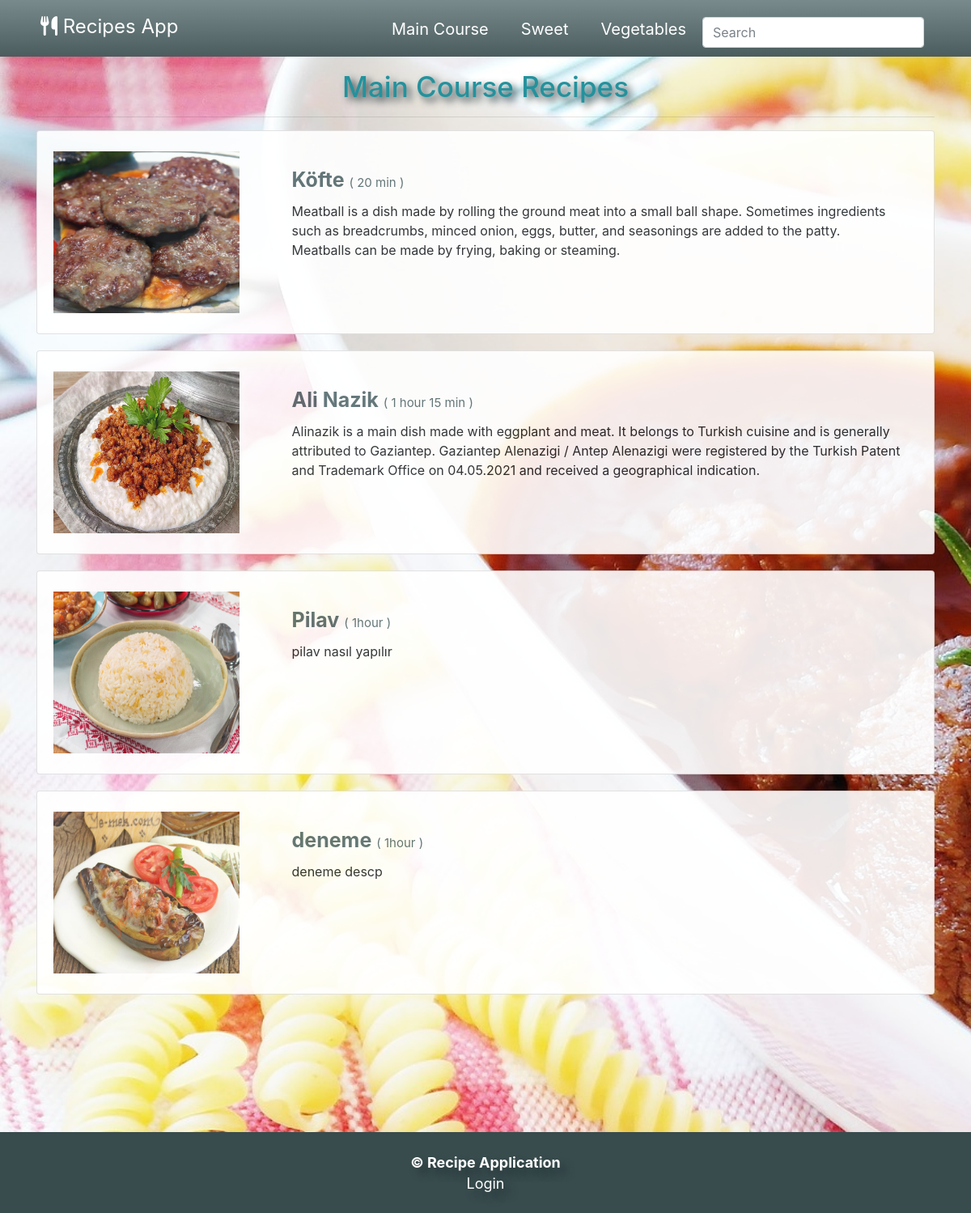
The app's page /maincourse, older data.
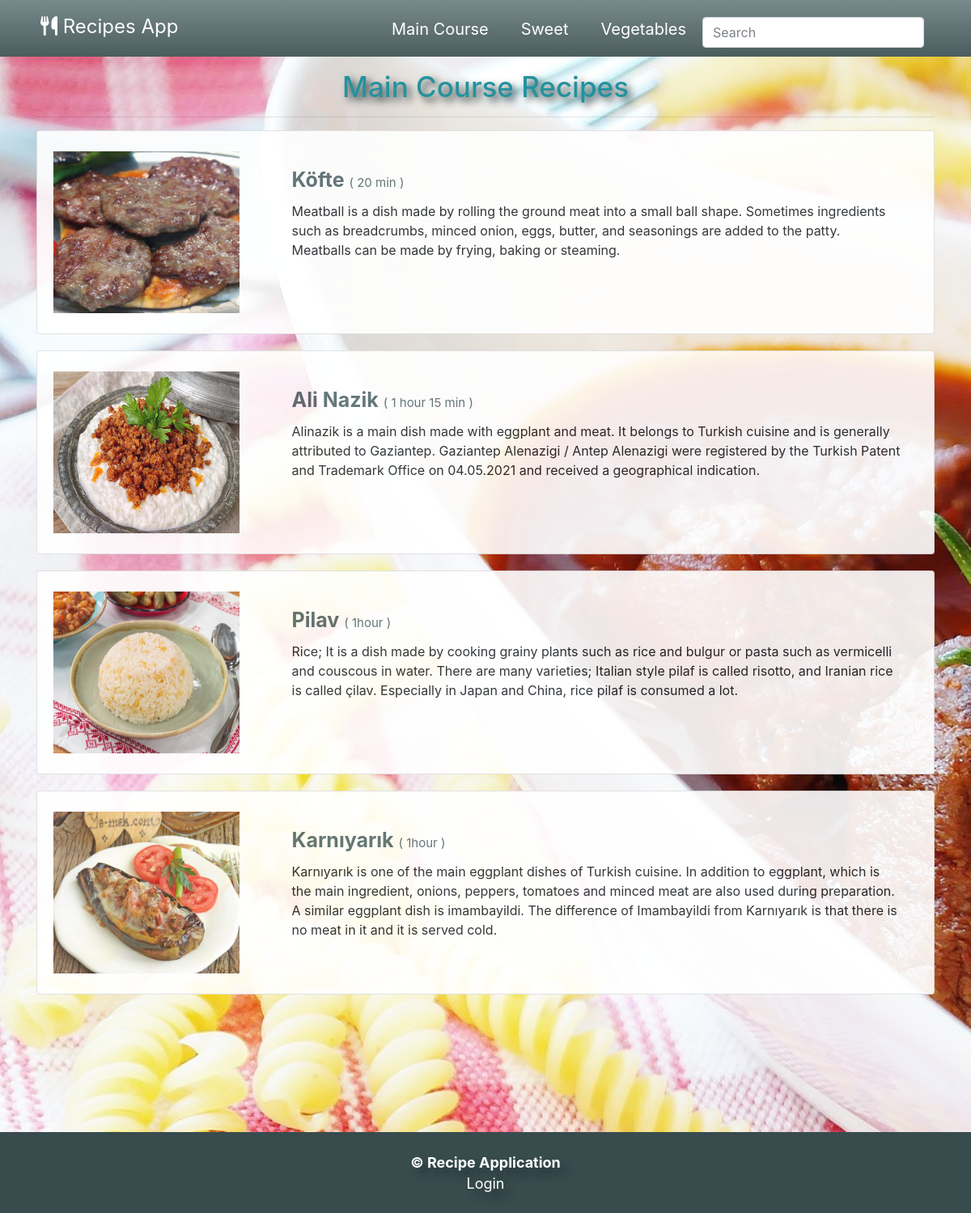
The same page, newer data.
### recipeapp/models.py (models this page shows, shortened)
class maincoursedb(models.Model):
    title = models.CharField(max_length=30)
    image = models.CharField(max_length=30)
    description = models.TextField(max_length=850)
    category = models.CharField(max_length=25)
    time = models.CharField(max_length=20)
    descriptiondetail = models.TextField(max_length=1300)
    ingredient = models.TextField(max_length=450)

### recipeapp/views.py (the view)
# urls.py: path('maincourse', views.maincourse, name='maincourse'),
def maincourse(request):
    context = {
        "maincourse": maincoursedb.objects.all()
    }
    return render(request, 'maincourse.html', context)

### templates/maincourse.html (shortened to what this page needs)
{% extends 'base.html' %}
{% load static %}
{% block link %}
    <link rel="stylesheet" href="{% static 'css/posts.css' %}">
{% endblock %}
 {% block navbar %} {% include 'partials/navbar-2.html' %} {% endblock %}
{% block main %}
    <div class="container pt-3">
        <span id="_title"><h3 class="text-center">Main Course Recipes</h3><hr></span>
        {% for blog in maincourse %}
            {% include 'partials/maincourse/_maincourse.html' %}
        {% endfor %}
    </div>
<div style="height: 150px"></div>
{% endblock %}

### templates/base.html (shortened to what this page needs)
<!doctype html>
{% load static %}
<html lang="en">
<head>
    <link rel="stylesheet" href="https://cdnjs.cloudflare.com/ajax/libs/font-awesome/6.1.1/css/all.min.css"/>
    <link rel="stylesheet" type="text/css" href="{% static 'css/base.css' %}">
    <link rel="stylesheet" href="https://cdn.jsdelivr.net/npm/bootstrap@4.0.0/dist/css/bootstrap.min.css">
     {% block link %}  {% endblock %}
</head>
<body>
    {% block navbar %}
    {% endblock %}
    <main>
        {% block main %}
        {% endblock %}
    </main>
    {% include 'partials/footer.html' %}
</body>
</html>

### templates/partials/navbar-2.html
<header class="header">
        <div class="container">
            <div class="row">
                <a id="header-logo" href="{% url 'index' %}">
                    <i class="fa-solid fa-utensils fa-1x"></i>
                    Recipes App
                </a>
                <div class="nav">
                    <ul>
                        <li><a href="{% url 'maincourse' %}">Main Course</a></li>
                        <li><a href="{% url 'sweet' %}">Sweet</a></li>
                        <li><a href="{% url 'vegetable' %}">Vegetables</a></li>
                             <form class="form-inline mb-5">
                                <input id="input-search" name="q" class="form-control mr-2" type="search" placeholder="Search" aria-label="Search">
                            </form>
                    </ul>
                </div>
            </div>
        </div>
</header>

### templates/partials/maincourse/_maincourse.html
{% load static %}
<div class="card card-main">
    <div class="row">
        <div class="col-md-3">
            <a href="{% url 'maincourse_detail' blog.id %}"> <img src="{% static "images/maincourse/"|add:blog.image %}" alt="" class="img-fluid"></a>
        </div>
        <div class="col-md-9">
            <div class="card-body">
                <a href="{% url 'maincourse_detail' blog.id %}"><h5 class="card-title recipe-title"><span id="title">{{ blog.title }}</span> <span class="time">( {{ blog.time }} )</span></h5></a>
                <p>
                    {{ blog.description }}
                </p>
            </div>
        </div>
    </div>
</div>
<div style="height: 20px"></div>

### templates/partials/footer.html (shortened to what this page needs)
    <footer>
        <div id="footer">
            <div> <p>&copy;  Recipe Application </p> </div>
            <div id="Login"> <p> <a href="/admin">Login</a> </p> </div>
        </div>
    </footer>

### static/css/base.css (style rules this page uses)
* { padding: 0; margin: 0; box-sizing: border-box; }
.row { display: flex; justify-content: space-between; padding: 20px; margin: 5px; }
.nav { margin-top: -4px; }
.nav a { text-decoration: none; padding: 20px; color: white; font-size: 20px; }
.nav li { list-style: none; }
.nav ul { display: flex; }
.header { background:linear-gradient(to bottom,#6a7e80,#384b4d); opacity: 0.9; position: fixed; top:0; width: 100%; color: white; height: 70px; z-index: 6; }
#header-logo { font-size: 24px; margin-top: -10px; text-decoration: none; color:white; }
#footer { width: 100%; height: 100px; background-color: #384b4d; display: flex; justify-content: center; align-items: center; color: white; font-weight: bold; font-size: 18px; text-shadow: 8px 8px 10px #28383b; flex-direction: column; }
#footer p { margin-bottom: -1px; }
#Login a { font-weight: lighter; color: #fff; }

### static/css/posts.css (style rules this page uses)
.container .card { opacity: 0.9; }
.card-title { font-weight: bold; font-size: 25px; }
#_title h3 { text-shadow: 5px 5px 10px #28383b; font-size: 35px; color: #23929d; }
.time { font-weight: lighter; font-size: 15px; }
a { color: #566b6e; }
#_title { color: black; }
.card img { height: 200px; width: 230px; }

Row changes from the older to the newer data that the page shows:
changed maincoursedb "Pilav": description "pilav nasıl yapılır" → "Rice; It is a dish made by cooking grainy plants such as rice and bulgur or pasta such as vermicelli and couscous in water. There are many varieties; Italian style pilaf is called risotto, and Iranian rice is called çilav. Especially in Japan and China, rice pilaf is consumed a lot."
changed maincoursedb: title "deneme" → "Karnıyarık"; description "deneme descp" → "Karnıyarık is one of the main eggplant dishes of Turkish cuisine. In addition to eggplant, which is the main ingredient, onions, peppers, tomatoes and minced meat are also used during preparation. A similar eggplant dish is imambayildi. The difference of Imambayildi from Karnıyarık is that there is no meat in it and it is served cold."
